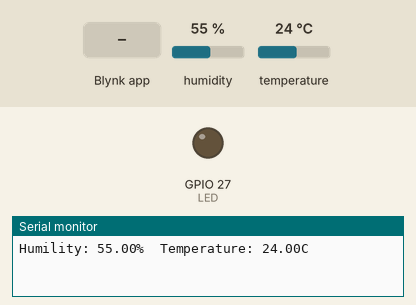
Simulated run of this sketch. Board: ESP32. Parts: output pins drawn as LEDs (lit = HIGH), the last lines printed to the serial monitor. The inputs (shaded band) are chosen by the test bench; at power-on: humidity 55 %, temperature 24 °C. WiFi joins after 1.5 s; servers stay silent unless stated.

Above: at 3.0 s.
3.1 s: Blynk app writes 1 to V3
At 5.2 s:
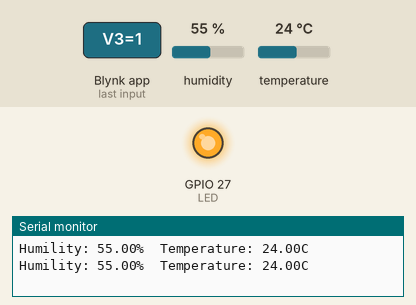
5.8 s: Blynk app writes 0 to V3
At 6.4 s:
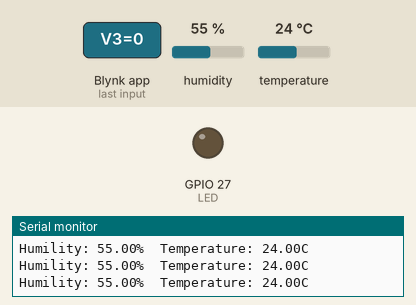
Timing chart, 0 to 8.8 s (numbered marks = the images above; inputs shaded):
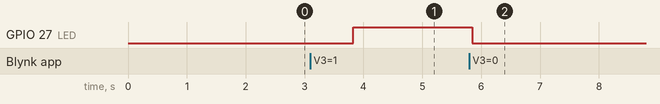

The sketch:

cambiennhietdo.ino
```cpp
#define BLYNK_TEMPLATE_ID "TMPL6kwY-y_AW"
#define BLYNK_TEMPLATE_NAME "cambien"
#define BLYNK_AUTH_TOKEN "ltl1bUoUg7X75uqYYLaiWh0d8Arlf_0W"
//auth token và ID của tài khoản trên ứng dụng blynk
#include <WiFi.h>
#include <WiFiClient.h>
#include <BlynkSimpleEsp32.h>
#include <string.h>
//sử dụng các thư viện để thực hiện chức năng qua các hàm của mỗi thư viện
#include "DHT.h"

//DHT define, chân out của dht nối vào D14 trên esp32
#define DHTTYPE DHT11
#define DHTPIN 14
DHT dht(DHTPIN,DHTTYPE);

//Define LED, chân dương nối với D27 của esp
#define LED 27
WidgetLED LED_ON_APP(V2);
int button;

char auth[] = BLYNK_AUTH_TOKEN;

// tên và pass wifi để esp kết nối và đọc dữ liệu từ dht11
char ssid [] ="Thuy Nga";
char pass []="nga0936258058";

void setup(){

  //Debug console
  pinMode(LED,OUTPUT);
  Serial.begin(115200);
  dht.begin();
  // khởi tạo cho esp32 và cảm biến dht11
  Blynk.begin(auth,ssid,pass);// khởi tạo với 3  dòng auth ssid và pass như đã gán ở 3 dòng 22,25,26
}

BLYNK_WRITE(V3){
  button = param.asInt();
  if (button == 1){
    digitalWrite(LED,HIGH);
    LED_ON_APP.on();
  } else {
    digitalWrite(LED,LOW);
    LED_ON_APP.off(); //dùng hàm digitalWrite để bật tắt đèn, nếu giá trị là 1 như đã cài trên app thì bật, không thì sẽ tắt
  }
}

void loop()
{
  Blynk.run();
  //đọc nhiệt độ
  float t= dht.readTemperature();
  //đọc độ ẩm
  float h = dht.readHumidity();
  //kiểm tra xem liệu độ ẩm và nhiệt độ đã được đọc hay chưa, nếu chưa thì in ra dòng 59 và lại trở về chạy từ đầu
  if(isnan(h) || isnan(t)){
    delay(500);
    Serial.println("Failed to read from DHT sensor!\n");
    return;
  }
//gán V0 cho nhiệt độ và V1 cho độ ẩm như đã set up trên app Blynk
  Blynk.virtualWrite(V0,t);
  Blynk.virtualWrite(V1,h);
//in ra và gửi thông tin về độ ẩm và nhiệt độ lên app blynk sau mỗi 2s
  Serial.print("\n");
  Serial.print("Humility: " + String(h) + "%");
  Serial.print("\t");
  Serial.print("Temperature: " + String(t) + "C");
  delay(2000);
}
```

Measured:
- after the input at 3.1 s, GPIO 27 (LED): LOW → HIGH after 0.73 s
- after the input at 5.8 s, GPIO 27 (LED): HIGH → LOW after 0.05 s
